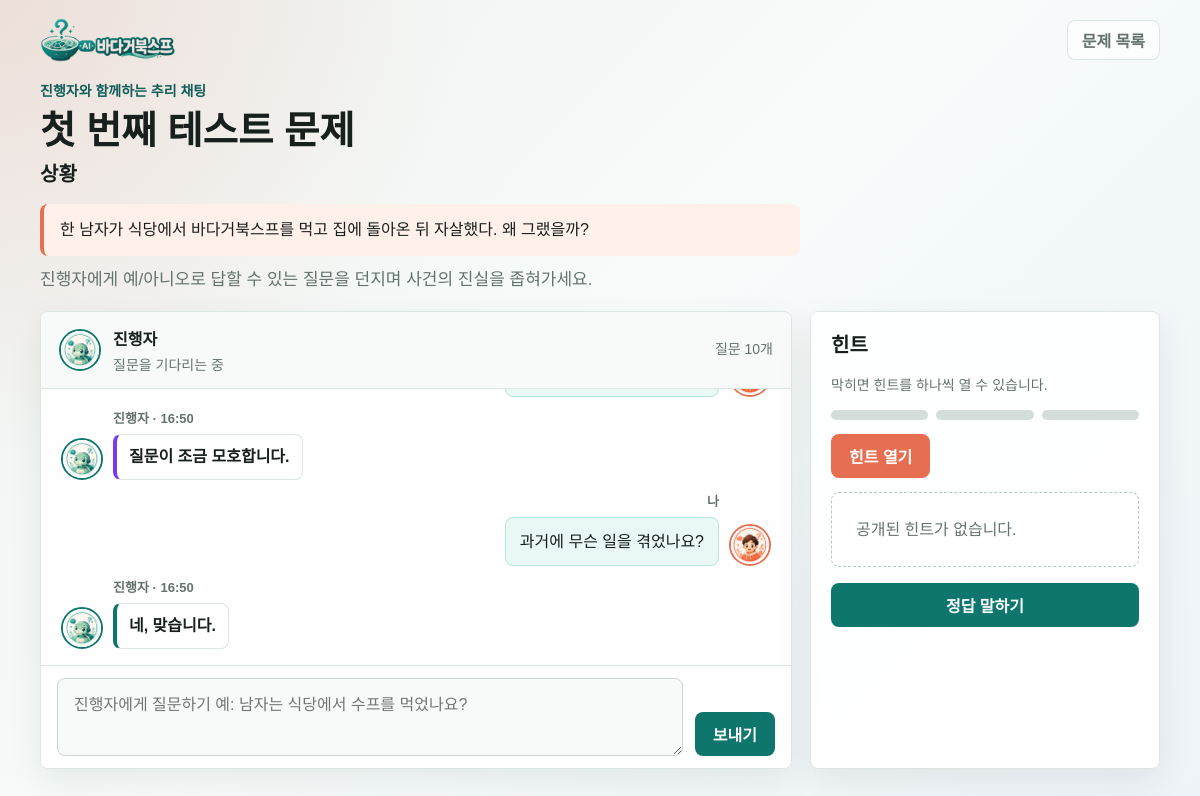
Page /play/17/ on the committed database.
### game/models.py (models this page shows, shortened)
class Puzzle(models.Model):
    title = models.CharField(max_length=100)
    scenario = models.TextField()
    answer_text = models.TextField()
    answer_checkpoints = models.TextField(
        blank=True,
        help_text="정답으로 인정하기 위해 포함되어야 하는 핵심 조건을 줄마다 하나씩 입력하세요.",
    )
    question_yes_facts = models.TextField(
        blank=True,
        help_text="'맞습니다'로 답해야 하는 사실을 줄마다 하나씩 입력하세요.",
    )
    question_no_facts = models.TextField(
        blank=True,
        help_text="'아닙니다'로 답해야 하는 사실을 줄마다 하나씩 입력하세요.",
    )
    question_irrelevant_facts = models.TextField(
        blank=True,
        help_text="'관계없습니다'로 답해야 하는 주변 정보를 줄마다 하나씩 입력하세요.",
    )
    question_ambiguous_examples = models.TextField(
        blank=True,
        help_text="'질문이 모호합니다'로 답해야 하는 예시를 줄마다 하나씩 입력하세요.",
    )
    hint1 = models.CharField(max_length=255, blank=True)
    hint2 = models.CharField(max_length=255, blank=True)
    hint3 = models.CharField(max_length=255, blank=True)
    is_active = models.BooleanField(default=True)
    created_at = models.DateTimeField(auto_now_add=True)
    updated_at = models.DateTimeField(auto_now=True)
    class Meta:
        ordering = ["created_at"]

class QuestionLog(models.Model):
    ANSWER_LABEL_AMBIGUOUS = "AMBIGUOUS"
    game_session = models.ForeignKey(GameSession, on_delete=models.CASCADE, related_name="question_logs")
    question_text = models.TextField()
    answer_label = models.CharField(max_length=20, default=ANSWER_LABEL_AMBIGUOUS)
    created_at = models.DateTimeField(auto_now_add=True)
    class Meta:
        ordering = ["-created_at"]

class GameSession(models.Model):
    SCORE_START = 1000
    SCORE_PER_QUESTION = 20
    SCORE_PER_HINT = 150
    STATUS_PLAYING = "playing"
    STATUS_CLEARED = "cleared"
    STATUS_CHOICES = [
        (STATUS_PLAYING, "Playing"),
        (STATUS_CLEARED, "Cleared"),
    ]
    puzzle = models.ForeignKey(Puzzle, on_delete=models.CASCADE, related_name="game_sessions")
    user = models.ForeignKey(
        settings.AUTH_USER_MODEL,
        on_delete=models.SET_NULL,
        null=True,
        blank=True,
        related_name="game_sessions",
    )
    session_key = models.CharField(max_length=40, blank=True)
    hint_used_count = models.PositiveSmallIntegerField(default=0)
    status = models.CharField(max_length=20, choices=STATUS_CHOICES, default=STATUS_PLAYING)
    submitted_answer = models.TextField(blank=True)
    cleared_at = models.DateTimeField(null=True, blank=True)
    created_at = models.DateTimeField(auto_now_add=True)
    class Meta:
        ordering = ["-created_at"]

### game/views.py (the view)
# urls.py: path("play/<int:game_id>/", play_view, name="play"),
def play_view(request, game_id):
    game_session = _get_game_session(game_id)
    cleared_response = _redirect_if_cleared(game_session)
    if cleared_response:
        return cleared_response
    question_logs = game_session.question_logs.order_by("created_at")
    revealed_hints, remaining_hint_count, hint_message = _get_hint_data(game_session)
    final_answer_feedback = request.session.pop(f"final_answer_feedback_{game_session.id}", None)
    return render(
        request,
        "game/play.html",
        {
            "game_session": game_session,
            "puzzle": game_session.puzzle,
            "question_logs": question_logs,
            "revealed_hints": revealed_hints,
            "remaining_hint_count": remaining_hint_count,
            "hint_message": hint_message,
            "final_answer_feedback": final_answer_feedback,
        },
    )

### game/views.py (called while the page is built)
def _get_game_session(game_id):
    return get_object_or_404(GameSession.objects.select_related("puzzle"), id=game_id)

def _redirect_if_cleared(game_session):
    if game_session.status == GameSession.STATUS_CLEARED:
        return redirect("game:result", game_id=game_session.id)
    return None

def _get_hints(puzzle):
    return [getattr(puzzle, field) for field in HINT_FIELDS]

def _get_hint_data(game_session):
    hints = _get_hints(game_session.puzzle)
    revealed_hints = [hint for hint in hints[: game_session.hint_used_count] if hint]
    remaining_hint_count = max(0, MAX_HINT_COUNT - game_session.hint_used_count)
    hint_message = ""
    if game_session.hint_used_count >= MAX_HINT_COUNT:
        hint_message = "모든 힌트를 이미 사용했습니다."
    else:
        next_index = game_session.hint_used_count
        if next_index < len(hints) and not hints[next_index]:
            hint_message = "다음으로 공개할 힌트가 없습니다."
    return revealed_hints, remaining_hint_count, hint_message

### templates/game/play.html (shortened to what this page needs)
{% extends "game/base.html" %}
{% block topbar_action %}
<a class="nav-link" href="{% url 'game:home' %}">문제 목록</a>
{% endblock %}
{% block content %}
<header class="page-header">
    <p class="eyebrow">진행자와 함께하는 추리 채팅</p>
    <h1>{{ puzzle.title }}</h1>
    <section class="scenario-inline" aria-label="상황">
        <h2>상황</h2>
        <div class="scenario-box">{{ puzzle.scenario }}</div>
    </section>
    <p class="lead">진행자에게 예/아니오로 답할 수 있는 질문을 던지며 사건의 진실을 좁혀가세요.</p>
</header>
<div class="game-room">
    <section class="chat-room" aria-label="진행자 채팅">
        <div class="chat-header">
            <div class="host-profile">
                <img class="host-avatar" src="/static/game/img/admin-image.png" alt="진행자">
                <div>
                    <p class="host-name">진행자</p>
                    <p class="host-status">질문을 기다리는 중</p>
                </div>
            </div>
            <span class="meta">질문 {{ question_logs|length }}개</span>
        </div>
        <div class="chat-body">
            {% for log in question_logs %}
                <div class="message-row user">
                    <div class="message-stack">
                        <span class="message-meta">나</span>
                        <div class="message-bubble user">{{ log.question_text }}</div>
                    </div>
                    <img class="user-avatar" src="/static/game/img/user-image.png" alt="나">
                </div>
                <div class="message-row host answer-row">
                    <img class="host-avatar" src="/static/game/img/admin-image.png" alt="진행자">
                    <div class="message-stack">
                        <span class="message-meta">진행자 · {{ log.created_at|date:"H:i" }}</span>
                        <div class="message-bubble host judgement {% if log.answer_label == "맞습니다" %}yes{% elif log.answer_label == "아닙니다" %}no{% elif log.answer_label == "관계없습니다" %}irrelevant{% else %}maybe{% endif %}">
                            {% if log.answer_label == "맞습니다" %}
                                네, 맞습니다.
                            {% elif log.answer_label == "아닙니다" %}
                                아니요.
                            {% elif log.answer_label == "관계없습니다" %}
                                그건 관계없습니다.
                            {% else %}
                                질문이 조금 모호합니다.
                            {% endif %}
                        </div>
                    </div>
                </div>
            {% endfor %}
        </div>
        <div class="composer">
            <form class="composer-form" method="post" action="{% url 'game:ask_question' game_session.id %}">
                <textarea name="question_text" maxlength="500" placeholder="진행자에게 질문하기 예: 남자는 식당에서 수프를 먹었나요?" required autofocus></textarea>
                <button class="button" type="submit">보내기</button>
            </form>
        </div>
    </section>
    <aside class="side-panel" aria-label="게임 정보">
        <h2>힌트</h2>
        <p class="meta">막히면 힌트를 하나씩 열 수 있습니다.</p>
        <div class="hint-summary" aria-label="힌트 사용량">
            <span class="hint-dot {% if game_session.hint_used_count >= 1 %}used{% endif %}"></span>
            <span class="hint-dot {% if game_session.hint_used_count >= 2 %}used{% endif %}"></span>
            <span class="hint-dot {% if game_session.hint_used_count >= 3 %}used{% endif %}"></span>
        </div>
        <form method="post" action="{% url 'game:use_hint' game_session.id %}">
            <button class="button warning" type="submit" {% if remaining_hint_count == 0 or hint_message == "다음으로 공개할 힌트가 없습니다." %}disabled{% endif %}>
                힌트 열기
            </button>
        </form>
        {% if revealed_hints %}
            <ol class="hint-list">
                {% for hint in revealed_hints %}
                    <li>{{ hint }}</li>
                {% endfor %}
            </ol>
        {% else %}
            <div class="empty-state hint-empty">공개된 힌트가 없습니다.</div>
        {% endif %}
        <button class="button answer-action" type="button" data-answer-open>정답 말하기</button>
    </aside>
</div>
{% endblock %}

### templates/game/base.html (style rules this page uses)
:root { --bg: #eef4f2; --surface: #ffffff; --surface-soft: #f7faf9; --ink: #17201d; --muted: #65736e; --line: #dce6e2; --primary: #0f766e; --primary-dark: #115e59; --accent: #e76f51; --accent-soft: #fff0ea; --yes: #0f766e; --no: #b42318; --maybe: #7c3aed; --irrelevant: #536471; --shadow: 0 18px 50px rgba(21, 35, 31, 0.11); }
* { box-sizing: border-box; }
body { margin: 0; min-height: 100vh; background: radial-gradient(circle at top left, rgba(231, 111, 81, 0.16), transparent 30rem), linear-gradient(135deg, #eef4f2 0%, #f7fbfa 48%, #eef3f8 100%); color: var(--ink); font-family: Arial, "Noto Sans KR", sans-serif; letter-spacing: 0; }
a { color: inherit; }
.nav-link { display: inline-flex; align-items: center; justify-content: center; min-height: 40px; padding: 0 14px; border: 1px solid var(--line); border-radius: 8px; background: rgba(255, 255, 255, 0.7); color: var(--muted); text-decoration: none; font-weight: 700; }
.page-header { margin-bottom: 16px; }
.eyebrow { margin: 0 0 10px; color: var(--primary-dark); font-size: 14px; font-weight: 800; }
h1, h2, h3, p { margin-top: 0; }
h1 { margin-bottom: 12px; font-size: clamp(32px, 4vw, 52px); line-height: 1.08; }
h2 { font-size: 20px; line-height: 1.3; }
.lead { max-width: 720px; margin-bottom: 0; color: var(--muted); font-size: 17px; line-height: 1.7; }
.button { display: inline-flex; align-items: center; justify-content: center; min-height: 44px; padding: 0 18px; border: 0; border-radius: 8px; background: var(--primary); color: #ffffff; font: inherit; font-weight: 800; text-decoration: none; cursor: pointer; white-space: nowrap; }
.button.warning { background: var(--accent); }
.empty-state { padding: 24px; border: 1px dashed #b8c8c3; border-radius: 8px; background: rgba(255, 255, 255, 0.75); color: var(--muted); line-height: 1.6; }
.meta { color: var(--muted); font-size: 14px; line-height: 1.5; }

### rows in the picture
Puzzle: title "첫 번째 테스트 문제", scenario "한 남자가 식당에서 바다거북스프를 먹고 집에 돌아온 뒤 자살했다. 왜 그랬을까?"
QuestionLog: created_at "16:50", answer_label "질문이 조금 모호합니다."
QuestionLog: question_text "과거에 무슨 일을 겪었나요?", created_at "16:50", answer_label "네, 맞습니다."

### other values in the picture
{{ question_logs|length }} "10"
